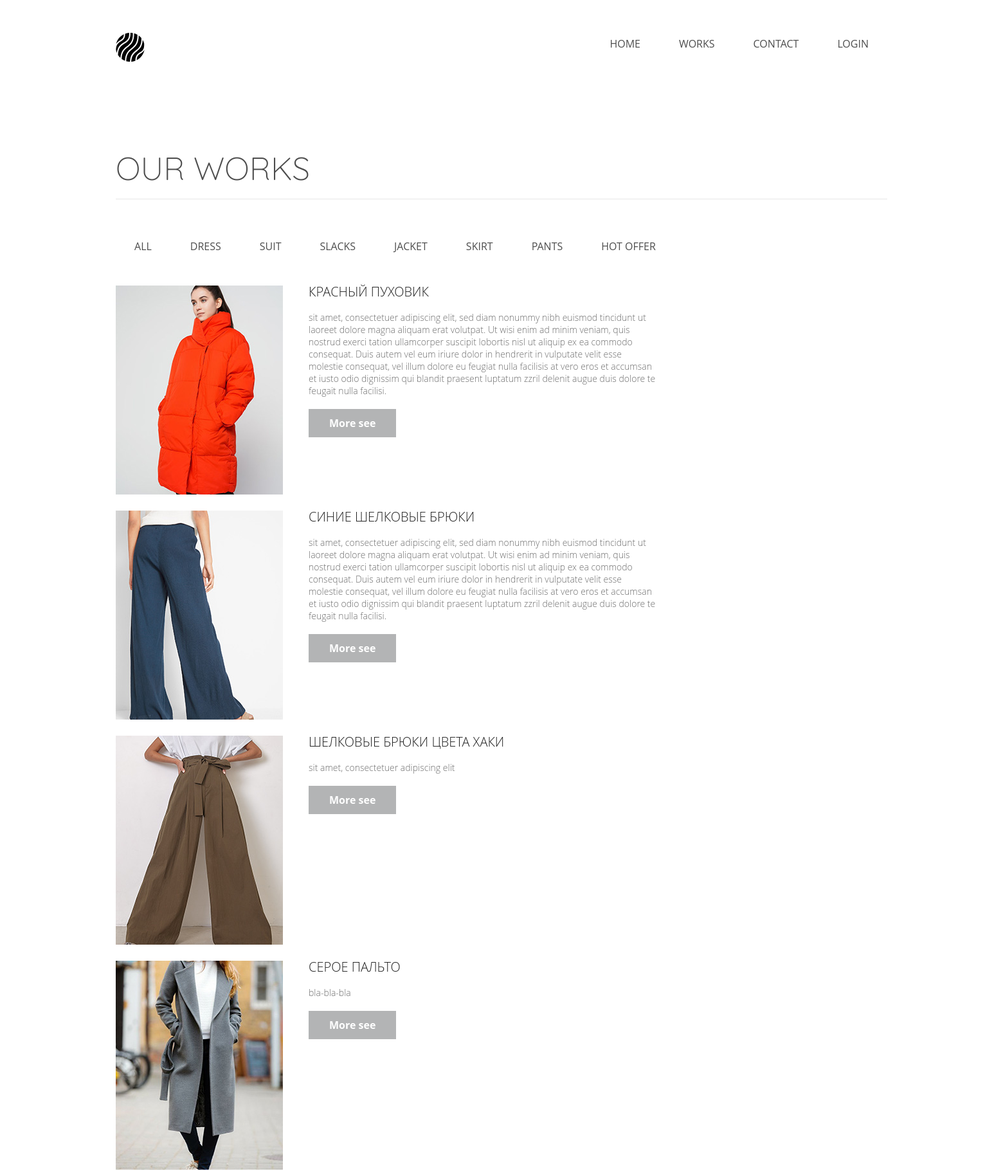
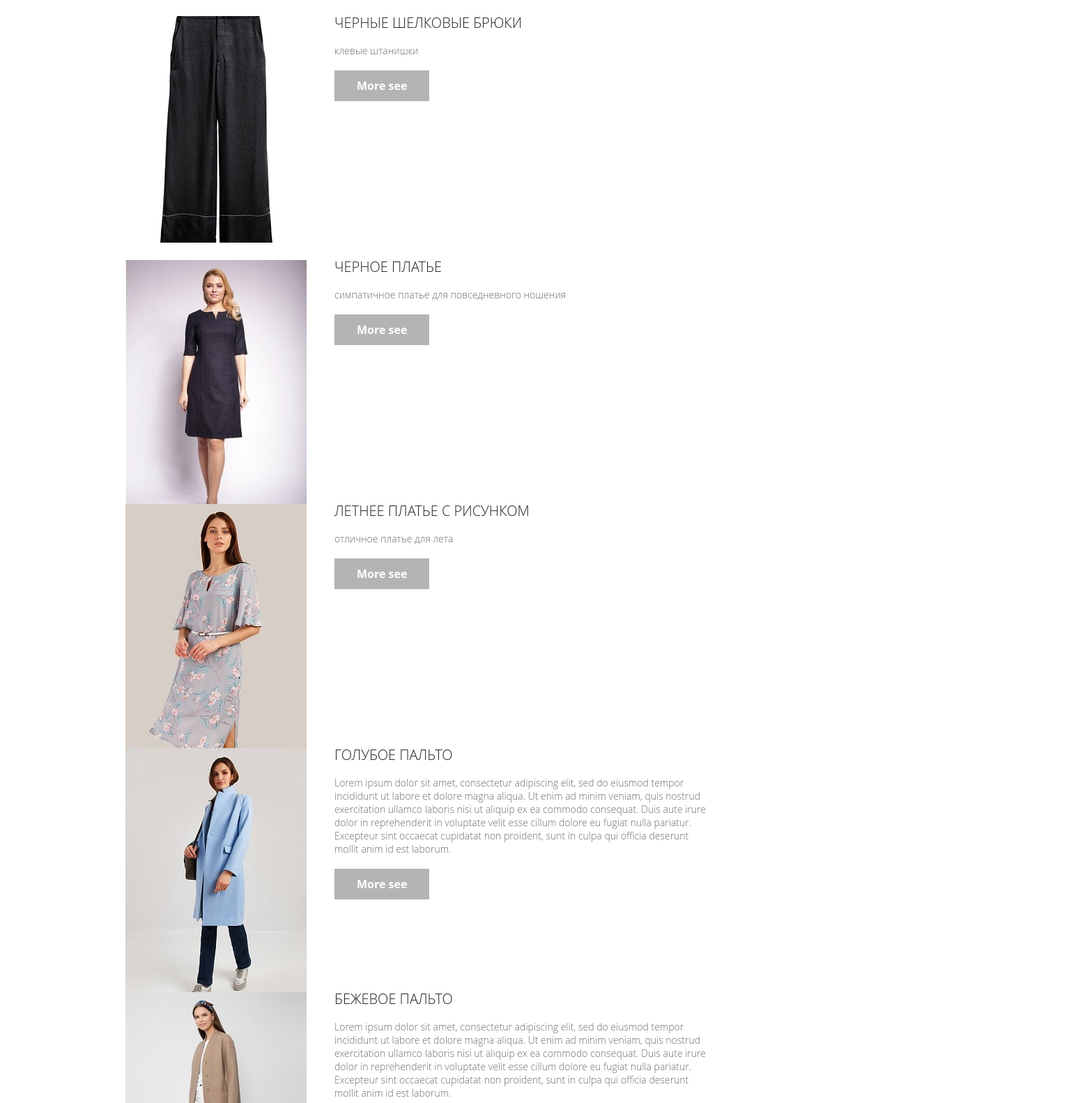
Screenshot of /products/ (upper part) with the database file from the repository (2 pictures, top to bottom).
### mainapp/models.py (models this page shows, shortened)
class ProductCategory(models.Model):
    name = models.CharField('Имя категории', max_length=64)
    description = models.TextField('Описание категории', blank=True)
    def __init__(self, *args, **kwargs):
        super().__init__(*args, **kwargs)
        self.category = None

class Product(models.Model):
    category = models.ForeignKey(ProductCategory,
                                 on_delete=models.CASCADE,
                                 verbose_name='Категория продукта')
    name = models.CharField('Название модели', max_length=64)
    image = models.ImageField(upload_to='models_image', blank=True)
    short_desc = models.TextField('Краткое описание модели', blank=True)
    description = models.TextField('Описание модели', blank=True)
    price = models.DecimalField('Цена пошива модели', max_digits=8, decimal_places=2, default=0)
    quantity = models.PositiveIntegerField('количество на складе', default=0)

### mainapp/views.py (the view)
# urls.py: path('products/', mainapp.products, name='products'),
def products(request):
    product = Product.objects.all()
    context = {
        'page_title': 'Works',
        'categories': get_menu(),
        'product': product,
        'basket': get_basket(request),
    }
    return render(request, 'mainapp/products.html', context)

### mainapp/views.py (called while the page is built)
def get_basket(request):
    return request.user.is_authenticated and request.user.basket.all() or []

def get_menu():
    return ProductCategory.objects.all()

### mainapp/templates/mainapp/products.html
{% extends 'mainapp/base.html' %}
{% load static %}
{% block container %}
        {% include 'mainapp/includes/inc__main_menu.html' %}
        <div class="address-h2-us">Our Works</div>
        <div class="shape"><img src=" {% static 'img/Shape.svg' %} "></div>
         {% include 'mainapp/includes/inc__sub_menu.html' %}
        <div class="arts_block">
            {% for product in product %}
            <div class="blocks">
                <div class="block_pic"><img src="{{ product.image.url }} "></div>
                <div class="block_txt">
                    <h2>{{ product.name }}</h2>
                    <p class="p_block_txt"> {{ product.description }}</p>
                    <a href="{% url 'mainapp:item' product.pk %}" class="block_button">More see</a>
                </div>
            </div>
            {% endfor %}
        </div>
{% endblock %}

### mainapp/templates/mainapp/includes/inc__sub_menu.html
<ul class="menu_works clearfix">
    <li class="menu-list">  <a href="{% url 'main:category_product' 0 %}" class="menu-link {% if request.resolver_match.kwargs.pk == 0 %}menu-link-active{% endif %}">All</a></li>
    {% for category in categories %}
        <li class="menu-list">
            <a href="{% url 'main:category_product' category.pk %}" class="menu-link {% if request.resolver_match.kwargs.pk|add:0 == category.pk %}menu-link-active{% endif %}">
                {{ category.name }}
            </a>
        </li>
    {% endfor %}
   <li class="menu-list">
            <a href="{% url 'main:hot_product' %}" class="menu-link {% if request.resolver_match.kwargs.pk|add:0 == category.pk %}menu-link-active{% endif %}"> Hot offer
            </a>
        </li>
</ul>

### static/css/style.css (style rules this page uses)
* { margin: 0; padding: 0; }
body { font-family: 'Open Sans', sans-serif; }
.clearfix:after { content: ""; display: table; clear: both; }
.menu-list { list-style-type: none; float: left; }
.menu-link { text-decoration: none; color: #4d4d4d; font-size: 16px; font-weight: 400; text-transform: uppercase; padding: 15px 30px; }
.menu_works { width: 1500px; padding-top: 57px; padding-left: 149px; float: left; text-align: left; }
.arts_block { padding-top: 50px; width: 1500px; float: left; }
.blocks { float: left; padding-left: 150px; height: 350px; width: 100%; }
.block_pic { float: left; width: 300px; }
h2 { color: #212121; font-size: 20px; font-weight: 300; line-height: 20px; text-transform: uppercase; margin-bottom: 20px; }
.p_block_txt { color: #6c6c6c; font-size: 14px; font-weight: 300; width: 60%; margin-bottom: 30px; }
.block_txt { float: left; width: 60%; }
.block_button { text-decoration: none; text-align: center; padding: 11px 32px; border: none; font-weight: bold; color: #ffffff; background-color: #b3b4b5; }
.address-h2-us { padding-left: 150px; padding-top: 100px; font-family: 'Quicksand', sans-serif; color: #4d4d4d; font-size: 50px; font-weight: 300; text-transform: uppercase; }
.shape { padding-left: 150px; }

### rows the page displays
ProductCategory: name "DRESS"
ProductCategory: name "SUIT"
ProductCategory: name "SLACKS"
ProductCategory: name "JACKET"
ProductCategory: name "SKIRT"
ProductCategory: name "PANTS"
Product: image (picture), name "КРАСНЫЙ ПУХОВИК", description "sit amet, consectetuer adipiscing elit, sed diam nonummy nibh euismod tincidunt ut laoreet dolore magna aliquam erat volutpat. Ut wisi enim ad minim veniam, quis nostrud exerci tation ullamcorper suscipit lobortis nisl ut aliquip ex ea commodo consequat. Duis autem vel eum iriure dolor in hendrerit in vulputate velit esse molestie consequat, vel illum dolore eu feugiat nulla facilisis at vero eros et accumsan et iusto odio dignissim qui blandit praesent luptatum zzril delenit augue duis dolore te feugait nulla facilisi."
Product: image (picture), name "СИНИЕ ШЕЛКОВЫЕ БРЮКИ", description "sit amet, consectetuer adipiscing elit, sed diam nonummy nibh euismod tincidunt ut laoreet dolore magna aliquam erat volutpat. Ut wisi enim ad minim veniam, quis nostrud exerci tation ullamcorper suscipit lobortis nisl ut aliquip ex ea commodo consequat. Duis autem vel eum iriure dolor in hendrerit in vulputate velit esse molestie consequat, vel illum dolore eu feugiat nulla facilisis at vero eros et accumsan et iusto odio dignissim qui blandit praesent luptatum zzril delenit augue duis dolore te feugait nulla facilisi."
Product: image (picture), name "ШЕЛКОВЫЕ БРЮКИ ЦВЕТА ХАКИ", description "sit amet, consectetuer adipiscing elit"
Product: image (picture), name "СЕРОЕ ПАЛЬТО", description "bla-bla-bla"
Product: image (picture), name "ЧЕРНЫЕ ШЕЛКОВЫЕ БРЮКИ", description "клевые штанишки"
Product: image (picture), name "ЧЕРНОЕ ПЛАТЬЕ", description "симпатичное платье для повседневного ношения"
Product: image (picture), name "ЛЕТНЕЕ ПЛАТЬЕ С РИСУНКОМ", description "отличное платье для лета"
Product: image (picture), name "ГОЛУБОЕ ПАЛЬТО", description "Lorem ipsum dolor sit amet, consectetur adipiscing elit, sed do eiusmod tempor incididunt ut labore et dolore magna aliqua. Ut enim ad minim veniam, quis nostrud exercitation ullamco laboris nisi ut aliquip ex ea commodo consequat. Duis aute irure dolor in reprehenderit in voluptate velit esse cillum dolore eu fugiat nulla pariatur. Excepteur sint occaecat cupidatat non proident, sunt in culpa qui officia deserunt mollit anim id est laborum."
Product: image (picture), name "БЕЖЕВОЕ ПАЛЬТО", description "Lorem ipsum dolor sit amet, consectetur adipiscing elit, sed do eiusmod tempor incididunt ut labore et dolore magna aliqua. Ut enim ad minim veniam, quis nostrud exercitation ullamco laboris nisi ut aliquip ex ea commodo consequat. Duis aute irure dolor in reprehenderit in voluptate velit esse cillum dolore eu fugiat nulla pariatur. Excepteur sint occaecat cupidatat non proident, sunt in culpa qui officia deserunt mollit anim id est laborum."
